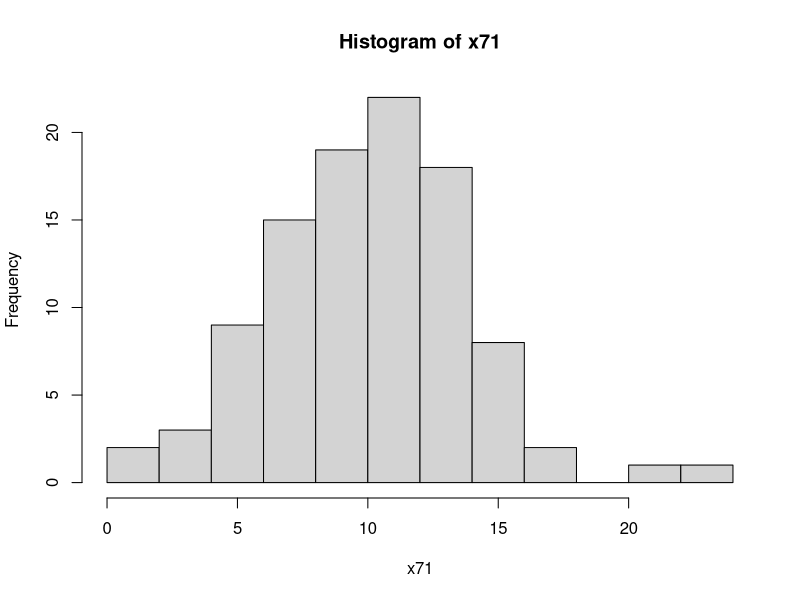
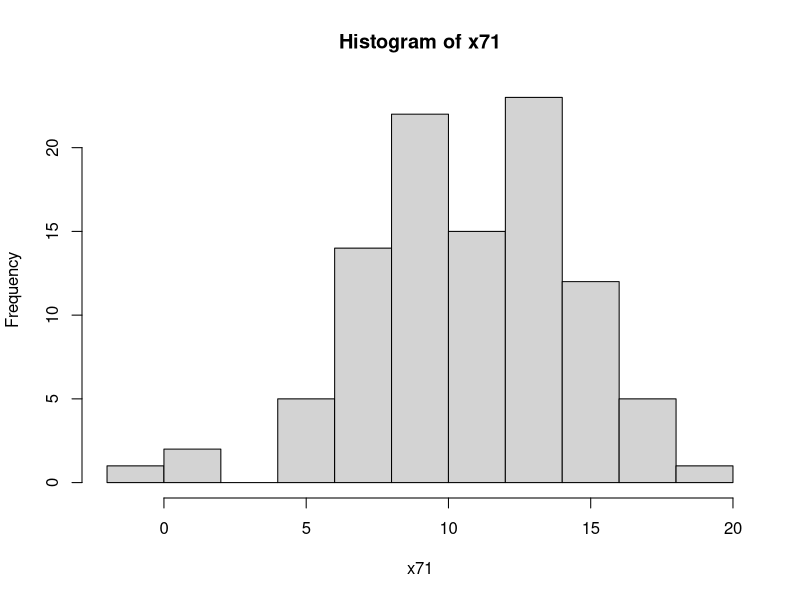

Write the R code that produced these figures, in order.
m=10
s=4
x71=rnorm(100,m,s)
mean(x71)
sd(x71)
hist(x71)
######################
m = 10 # średnia
s = 4 # odchylenie standardowe
x71 = rnorm(100, m, s) # generowanie próby losowej rozkładu normalnego
mean(x71) # obliczenie średniej z próby
sd(x71) # obliczenie odchylenia standardowego z próby
hist(x71) # histogram próby
